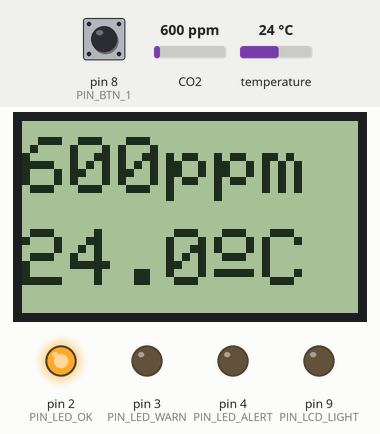
This sketch was run on a simulated Arduino Uno, built with avr-gcc and run on an emulated ATmega328P. Parts: 84×48 one-colour display, output pins drawn as LEDs (lit = HIGH). The test bench sets the inputs (shaded band); at power-on: CO2 600 ppm, pin 8 (PIN_BTN_1) HIGH, temperature 24 °C. What the sketch prints to the serial monitor is not drawn.

Above: at 1.2 s.
1.3 s: CO2 set to 1050 ppm
At 1.88 s:
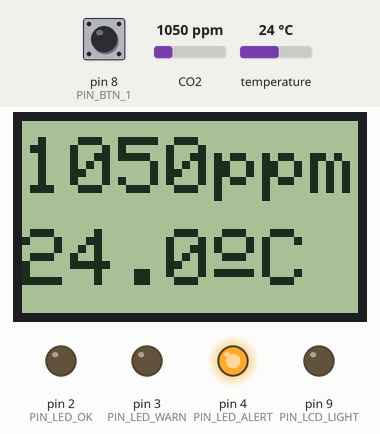
3.9 s: pin 8 (PIN_BTN_1) pulled LOW for 0.15 s
At 4.25 s:
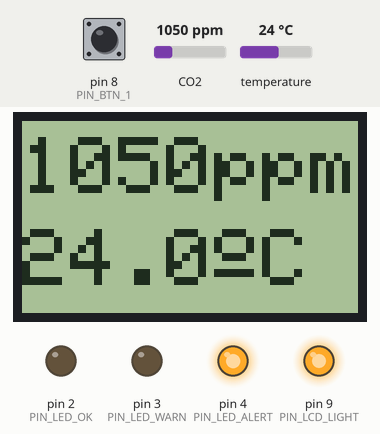
6.6 s: CO2 set to 452 ppm
At 7.32 s:
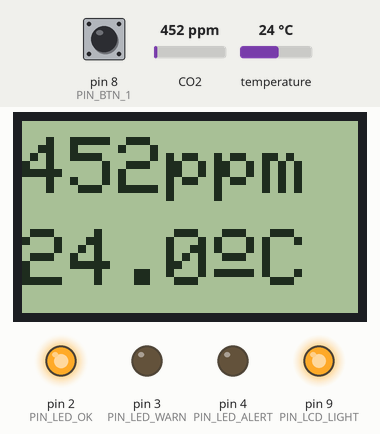
9.3 s: temperature set to 33 °C
At 9.68 s:
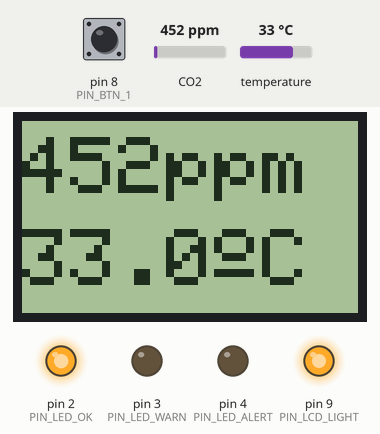
11.0 s: temperature set to 28 °C
At 11.36 s:
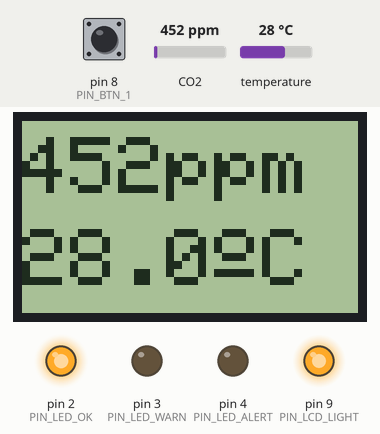
14.0 s: CO2 set to 1025 ppm
At 14.41 s:
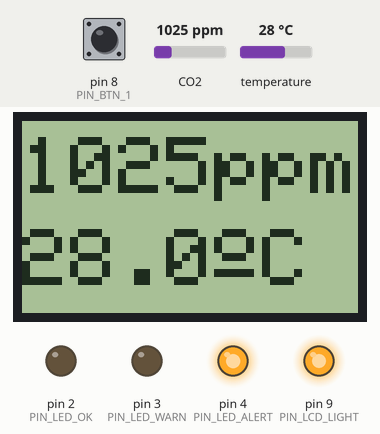
Timing chart, 0 to 17.0 s (numbered marks = the images above; inputs shaded):
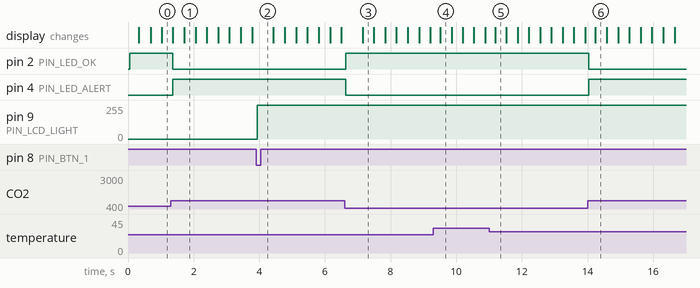

Measured:
- after the input at 1.3 s, pin 2 (PIN_LED_OK): HIGH → LOW after 0.06 s; pin 4 (PIN_LED_ALERT): LOW → HIGH after 0.06 s
- after the input at 3.9 s, pin 9 (PIN_LCD_LIGHT): 0/255 → 254/255 at once
- after the input at 6.6 s, pin 2 (PIN_LED_OK): LOW → HIGH at once; pin 4 (PIN_LED_ALERT): HIGH → LOW at once; the display: changes after 0.55 s (image 3)
- after the input at 9.3 s, the display: changes after 0.22 s (image 4)
- after the input at 14.0 s, pin 2 (PIN_LED_OK): HIGH → LOW at once; pin 4 (PIN_LED_ALERT): LOW → HIGH at once; the display: changes after 0.24 s (image 6)

The sketch:

capteur_co2.ino
```cpp
#include <Arduino.h>
#include "MHZ19.h"

#include "pin.h"
#include "config.h"

#include <Adafruit_GFX.h>
#include <Adafruit_PCD8544.h>

#include <SoftwareSerial.h>                                // Remove if using HardwareSerial

#include <arduino-timer.h>


MHZ19 MHZ19_sensor;                                             // Constructor for library
SoftwareSerial mhz19_serial(PIN_MHZ19_RX, PIN_MHZ19_TX);        // (Uno example) create device to MH-Z19 serial

unsigned long getDataTimer = 0;

Timer<1> timer_capteur; // 10 concurrent tasks, using millis as resolution
Timer<1> timer_lumiere;

// ------------------------------

// écran LCD nokia 5110
Adafruit_PCD8544 display = Adafruit_PCD8544(PIN_LCD_SCLK, PIN_LCD_MOSI, PIN_LCD_DC, PIN_LCD_SCE, PIN_LCD_RST);
byte lcd_light_status = LCD_LIGHT_ON;


void setup()
{
    Serial.begin(SERIAL_BAUDRATE);              // Device to serial monitor feedback

    pinMode(PIN_LED_OK, OUTPUT);
    pinMode(PIN_LED_WARN, OUTPUT);
    pinMode(PIN_LED_ALERT, OUTPUT);
    pinMode(PIN_BTN_1, INPUT);


    mhz19_serial.begin(MHZ19_BAUDRATE);           // (Uno example) device to MH-Z19 serial start
    MHZ19_sensor.begin(mhz19_serial);           // *Serial(Stream) refence must be passed to library begin().

    MHZ19_sensor.autoCalibration();             // Turn auto calibration ON (OFF autoCalibration(false))

    // écran lcd
    display.begin();
    display.setContrast(LCD_DEFAULT_CONTRAST);
//    lcd_lightOn();

    Serial.println("--------------------");
    Serial.println("  setup done");
    Serial.println("--------------------");

}

void lcd_show_temperature(float temperature){

  // https://forum.arduino.cc/t/only-one-decimal-for-a-floating-variable/170722/2
  char strTemp[5];
  dtostrf(temperature, 4,1, strTemp);

  display.setTextSize(2);
  display.setCursor(0, 27);
  display.print("        ");
  display.display();
  display.setCursor(0, 27);
  display.print(strTemp);
  display.print((char)167);
  display.print("C");
  display.display();
}

void lcd_show_co2(int co2){

  display.setTextSize(2);
  display.setCursor(0, 4);
  display.print("        ");
  display.display();
  display.setCursor(0, 4);
  display.print(co2);
  display.print("ppm");
  display.display();
}

int etat;

void loop()
{

    timer_lumiere.tick();
    timer_capteur.tick();

    timer_capteur.in(CO2_DELAY_MEASURE, prendre_les_mesures);

   /* if (millis() - getDataTimer >= CO2_DELAY_MEASURE )
    {


        getDataTimer = millis();


    //    delay(5000);
    } */

    int ancien_etat = etat;
    etat = digitalRead(PIN_BTN_1); // Rappel : bouton = 2

    if(ancien_etat != etat && etat != HIGH){
      Serial.print("appui button");
      lcd_lightOn();
      timer_lumiere.in(LIGHT_DELAY_ON, eteindre_lumiere);
    }
}

bool prendre_les_mesures(void *argument){

  int CO2;

  /* note: getCO2() default is command "CO2 Unlimited". This returns the correct CO2 reading even
  if below background CO2 levels or above range (useful to validate sensor). You can use the
  usual documented command with getCO2(false) */

  CO2 = MHZ19_sensor.getCO2();                             // Request CO2 (as ppm)

  Serial.print("CO2 (ppm): ");
  Serial.println(CO2);

  co2_led(CO2);

  float Temp;
  Temp = MHZ19_sensor.getTemperature(true,false);                     // Request Temperature (as Celsius)
  Serial.print("Temperature (C): ");
  Serial.println(Temp);

  display.clearDisplay();
  lcd_show_co2(CO2);
  lcd_show_temperature(Temp);

  return true;
}


bool eteindre_lumiere(void *argument){
  lcd_lightOff();
  return false; // true to repeat the action, false to stop
}


void co2_led(int CO2){

  if (CO2 < CO2_SEUIL_WARN){
    //digitalWrite(PIN_LED_OK, HIGH);
    analogWrite(PIN_LED_OK, 250);
    digitalWrite(PIN_LED_WARN, LOW);
    digitalWrite(PIN_LED_ALERT, LOW);
  }
  if (CO2 >= CO2_SEUIL_WARN && CO2 < CO2_SEUIL_ALERT){
    digitalWrite(PIN_LED_OK, LOW);
    analogWrite(PIN_LED_OK, 250);
    digitalWrite(PIN_LED_ALERT, LOW);
  }
  if (CO2 >= CO2_SEUIL_ALERT){
    digitalWrite(PIN_LED_OK, LOW);
    digitalWrite(PIN_LED_WARN, LOW);
    digitalWrite(PIN_LED_ALERT, HIGH);
  }


}

void lcd_lightOn(){

  lcd_light_status = LCD_LIGHT_ON;
  analogWrite(PIN_LCD_LIGHT, LCD_LIGHT_ON_VALUE);

}

void lcd_lightOff(){

  lcd_light_status = LCD_LIGHT_OFF;
  analogWrite(PIN_LCD_LIGHT, LCD_LIGHT_OFF_VALUE);
}
```

pin.h
```cpp
/**
 * Définition des PINs
 */

// capteur de CO2 : MHZ-19B

#define PIN_MHZ19_RX 10                                          // Rx pin which the MHZ19 Tx pin is attached to
#define PIN_MHZ19_TX 12                                          // Tx pin which the MHZ19 Rx pin is attached to


// écran LCD Nokia 5110

// Hardware SPI (faster, but must use certain hardware pins):
// SCK is LCD serial clock (SCLK) - this is pin 13 on Arduino Uno
// MOSI is LCD DIN - this is pin 11 on an Arduino Uno
// PIN_LCD_DC = 5  - Data/Command select (D/C)
// pPIN_LCD_SCE =7 - LCD chip select (CS)
// PIN_LCD_RST = 6 - LCD reset (RST)

const int PIN_LCD_SCE = 7;   // SCE - Chip select, pin 3 on LCD.
const int PIN_LCD_RST = 6;   // RST - Reset, pin 4 on LCD.
const int PIN_LCD_DC = 5;    // DC - Data/Command, pin 5 on LCD.
const int PIN_LCD_MOSI = 11;  // DN(MOSI) - Serial data, pin 6 on LCD.
const int PIN_LCD_SCLK = 13;  // SCLK - Serial clock, pin 7 on LCD.
const int PIN_LCD_LIGHT = 9;    // LED - Backlight LED, pin 8 on LCD.


#define PIN_LED_OK 2
#define PIN_LED_WARN 3
#define PIN_LED_ALERT 4

const int PIN_BTN_1= 8;
```

config.h
```cpp
/**
 * Configuration
 */

#define MHZ19_BAUDRATE 9600                                      // Device to MH-Z19 Serial baudrate (should not be changed)

#define SERIAL_BAUDRATE 9600


#define LCD_DEFAULT_CONTRAST 60


#define LCD_LIGHT_ON 0
#define LCD_LIGHT_OFF 1


#define LCD_LIGHT_OFF_VALUE 254
#define LCD_LIGHT_ON_VALUE 1024


#define CO2_SEUIL_WARN 999
#define CO2_SEUIL_ALERT 1000


#define CO2_DELAY_MEASURE 5000

#define LIGHT_DELAY_ON 3000
```
